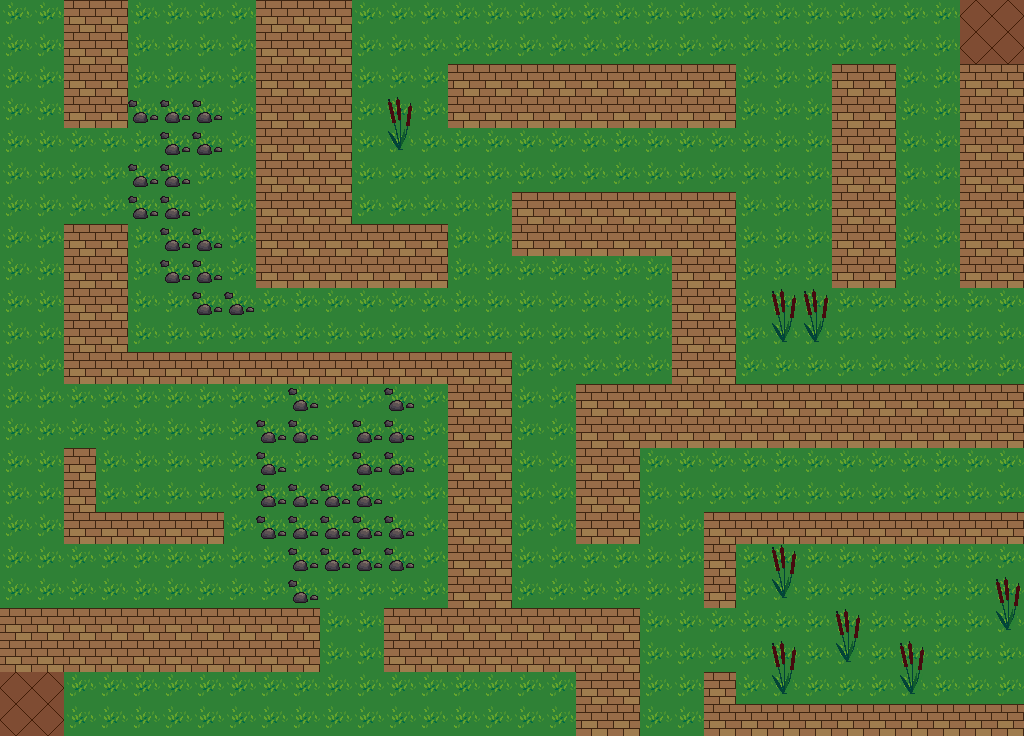

Below is a game level as drawn by its tile map, then a one-line description and the .tmx that defines it (tile-layer data replaced by summaries):
An orthogonal 32x23 tile map with 32x32 px tiles, 3 tile layers (grass, rocks, walls).

<map version="1.0" tiledversion="1.0.3" orientation="orthogonal" renderorder="right-down" width="32" height="23" tilewidth="32" tileheight="32" nextobjectid="1">
 <tileset firstgid="1" source="terrain.tsx" />
 <layer name="grass" width="32" height="23">
  <data>[736 cells, 736 non-empty, 2 distinct tile ids]</data>
 </layer>
 <layer name="rocks" width="32" height="23">
  <data>[736 cells, 54 non-empty, 3 distinct tile ids]</data>
 </layer>
 <layer name="walls" width="32" height="23">
  <data>[736 cells, 249 non-empty, 1 distinct tile ids]</data>
 </layer>
</map>
